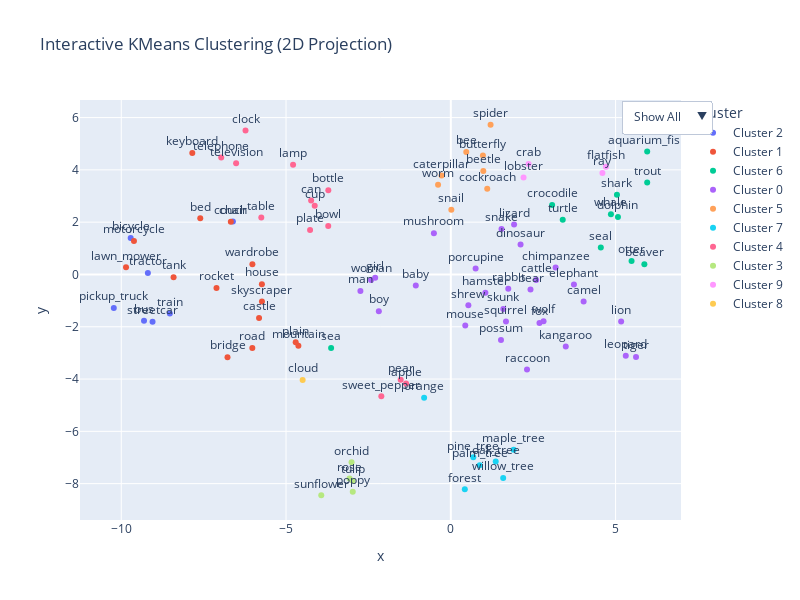

Notebook code for this chart:
### Code cell
# Default

default_path = "/Users/jdieguez/Documents/master/TFM/code/TFM-SemFew/Model/semantic/cifar100_semantic_clip_gpt.pth"
semantic = torch.load(default_path, map_location=DEVICE)['semantic_feature']
semantic = {k: v.float() for k, v in semantic.items()}

study_semantics(semantic, "Default")

### Figure 1 — Plotly figure (JSON) as saved in the notebook; plotly's stock layout.template omitted (floating-point values rounded to 4 significant figures)
{"data": [{"customdata": [["train", "Cluster 2"], ["bus", "Cluster 2"], ["chair", "Cluster 2"], ["streetcar", "Cluster 2"], ["bicycle", "Cluster 2"], ["pickup_truck", "Cluster 2"], ["tractor", "Cluster 2"]], "hovertemplate": "Cluster=%{customdata[1]}<br>Class=%{customdata[0]}<extra></extra>", "legendgroup": "Cluster 2", "marker": {"color": "#636efa", "symbol": "circle"}, "mode": "markers+text", "name": "Cluster 2", "orientation": "v", "showlegend": true, "text": ["train", "bus", "chair", "streetcar", "bicycle", "pickup_truck", "tractor"], "textposition": "top center", "type": "scatter", "x": [-8.526, -9.309, -6.612, -9.05, -9.714, -10.23, -9.192], "xaxis": "x", "y": [-1.497, -1.771, 2.027, -1.809, 1.395, -1.287, 0.05421], "yaxis": "y"}, {"customdata": [["skyscraper", "Cluster 1"], ["castle", "Cluster 1"], ["keyboard", "Cluster 1"], ["tank", "Cluster 1"], ["road", "Cluster 1"], ["couch", "Cluster 1"], ["lawn_mower", "Cluster 1"], ["bridge", "Cluster 1"], ["mountain", "Cluster 1"], ["house", "Cluster 1"], ["bed", "Cluster 1"], ["plain", "Cluster 1"], ["rocket", "Cluster 1"], ["wardrobe", "Cluster 1"], ["motorcycle", "Cluster 1"]], "hovertemplate": "Cluster=%{customdata[1]}<br>Class=%{customdata[0]}<extra></extra>", "legendgroup": "Cluster 1", "marker": {"color": "#EF553B", "symbol": "circle"}, "mode": "markers+text", "name": "Cluster 1", "orientation": "v", "showlegend": true, "text": ["skyscraper", "castle", "keyboard", "tank", "road", "couch", "lawn_mower", "bridge", "mountain", "house", "bed", "plain", "rocket", "wardrobe", "motorcycle"], "textposition": "top center", "type": "scatter", "x": [-5.73, -5.818, -7.844, -8.412, -6.022, -6.675, -9.855, -6.776, -4.625, -5.732, -7.603, -4.707, -7.11, -6.02, -9.614], "xaxis": "x", "y": [-1.034, -1.663, 4.647, -0.1021, -2.808, 2.012, 0.2751, -3.166, -2.724, -0.3711, 2.147, -2.594, -0.5165, 0.3917, 1.283], "yaxis": "y"}, {"customdata": [["turtle", "Cluster 6"], ["seal", "Cluster 6"], ["dolphin", "Cluster 6"], ["trout", "Cluster 6"], ["whale", "Cluster 6"], ["otter", "Cluster 6"], ["crocodile", "Cluster 6"], ["shark", "Cluster 6"], ["beaver", "Cluster 6"], ["sea", "Cluster 6"], ["aquarium_fish", "Cluster 6"]], "hovertemplate": "Cluster=%{customdata[1]}<br>Class=%{customdata[0]}<extra></extra>", "legendgroup": "Cluster 6", "marker": {"color": "#00cc96", "symbol": "circle"}, "mode": "markers+text", "name": "Cluster 6", "orientation": "v", "showlegend": true, "text": ["turtle", "seal", "dolphin", "trout", "whale", "otter", "crocodile", "shark", "beaver", "sea", "aquarium_fish"], "textposition": "top center", "type": "scatter", "x": [3.396, 4.551, 5.072, 5.959, 4.858, 5.485, 3.074, 5.041, 5.873, -3.632, 5.959], "xaxis": "x", "y": [2.092, 1.034, 2.197, 3.52, 2.303, 0.5142, 2.652, 3.046, 0.3932, -2.814, 4.699], "yaxis": "y"}, {"customdata": [["raccoon", "Cluster 0"], ["girl", "Cluster 0"], ["elephant", "Cluster 0"], ["mushroom", "Cluster 0"], ["possum", "Cluster 0"], ["squirrel", "Cluster 0"], ["wolf", "Cluster 0"], ["mouse", "Cluster 0"], ["boy", "Cluster 0"], ["shrew", "Cluster 0"], ["tiger", "Cluster 0"], ["lion", "Cluster 0"], ["bear", "Cluster 0"], ["porcupine", "Cluster 0"], ["hamster", "Cluster 0"], ["snake", "Cluster 0"], ["skunk", "Cluster 0"], ["lizard", "Cluster 0"], ["kangaroo", "Cluster 0"], ["dinosaur", "Cluster 0"], ["rabbit", "Cluster 0"], ["baby", "Cluster 0"], ["chimpanzee", "Cluster 0"], ["fox", "Cluster 0"], ["leopard", "Cluster 0"], ["man", "Cluster 0"], ["woman", "Cluster 0"], ["camel", "Cluster 0"], ["cattle", "Cluster 0"]], "hovertemplate": "Cluster=%{customdata[1]}<br>Class=%{customdata[0]}<extra></extra>", "legendgroup": "Cluster 0", "marker": {"color": "#ab63fa", "symbol": "circle"}, "mode": "markers+text", "name": "Cluster 0", "orientation": "v", "showlegend": true, "text": ["raccoon", "girl", "elephant", "mushroom", "possum", "squirrel", "wolf", "mouse", "boy", "shrew", "tiger", "lion", "bear", "porcupine", "hamster", "snake", "skunk", "lizard", "kangaroo", "dinosaur", "rabbit", "baby", "chimpanzee", "fox", "leopard", "man", "woman", "camel", "cattle"], "textposition": "top center", "type": "scatter", "x": [2.312, -2.295, 3.736, -0.513, 1.523, 1.674, 2.815, 0.4387, -2.184, 0.5328, 5.62, 5.169, 2.418, 0.7525, 1.05, 1.539, 1.593, 1.92, 3.489, 2.117, 1.743, -1.063, 3.18, 2.69, 5.309, -2.743, -2.42, 4.03, 2.59], "xaxis": "x", "y": [-3.634, -0.1286, -0.3865, 1.58, -2.505, -1.801, -1.789, -1.947, -1.405, -1.178, -3.154, -1.802, -0.5762, 0.2302, -0.6977, 1.739, -1.32, 1.915, -2.76, 1.145, -0.5483, -0.4206, 0.2643, -1.852, -3.112, -0.6355, -0.2133, -1.038, -0.2148], "yaxis": "y"}, {"customdata": [["spider", "Cluster 5"], ["caterpillar", "Cluster 5"], ["cockroach", "Cluster 5"], ["bee", "Cluster 5"], ["snail", "Cluster 5"], ["worm", "Cluster 5"], ["butterfly", "Cluster 5"], ["beetle", "Cluster 5"]], "hovertemplate": "Cluster=%{customdata[1]}<br>Class=%{customdata[0]}<extra></extra>", "legendgroup": "Cluster 5", "marker": {"color": "#FFA15A", "symbol": "circle"}, "mode": "markers+text", "name": "Cluster 5", "orientation": "v", "showlegend": true, "text": ["spider", "caterpillar", "cockroach", "bee", "snail", "worm", "butterfly", "beetle"], "textposition": "top center", "type": "scatter", "x": [1.207, -0.2804, 1.105, 0.4693, 0.01611, -0.3868, 0.9745, 0.9858], "xaxis": "x", "y": [5.726, 3.789, 3.278, 4.679, 2.479, 3.43, 4.553, 3.952], "yaxis": "y"}, {"customdata": [["orange", "Cluster 7"], ["forest", "Cluster 7"], ["pine_tree", "Cluster 7"], ["oak_tree", "Cluster 7"], ["willow_tree", "Cluster 7"], ["palm_tree", "Cluster 7"], ["maple_tree", "Cluster 7"]], "hovertemplate": "Cluster=%{customdata[1]}<br>Class=%{customdata[0]}<extra></extra>", "legendgroup": "Cluster 7", "marker": {"color": "#19d3f3", "symbol": "circle"}, "mode": "markers+text", "name": "Cluster 7", "orientation": "v", "showlegend": true, "text": ["orange", "forest", "pine_tree", "oak_tree", "willow_tree", "palm_tree", "maple_tree"], "textposition": "top center", "type": "scatter", "x": [-0.8095, 0.425, 0.6827, 1.363, 1.589, 0.876, 1.907], "xaxis": "x", "y": [-4.716, -8.218, -6.995, -7.156, -7.78, -7.296, -6.703], "yaxis": "y"}, {"customdata": [["clock", "Cluster 4"], ["pear", "Cluster 4"], ["apple", "Cluster 4"], ["plate", "Cluster 4"], ["bowl", "Cluster 4"], ["can", "Cluster 4"], ["bottle", "Cluster 4"], ["cup", "Cluster 4"], ["sweet_pepper", "Cluster 4"], ["table", "Cluster 4"], ["telephone", "Cluster 4"], ["television", "Cluster 4"], ["lamp", "Cluster 4"]], "hovertemplate": "Cluster=%{customdata[1]}<br>Class=%{customdata[0]}<extra></extra>", "legendgroup": "Cluster 4", "marker": {"color": "#FF6692", "symbol": "circle"}, "mode": "markers+text", "name": "Cluster 4", "orientation": "v", "showlegend": true, "text": ["clock", "pear", "apple", "plate", "bowl", "can", "bottle", "cup", "sweet_pepper", "table", "telephone", "television", "lamp"], "textposition": "top center", "type": "scatter", "x": [-6.229, -1.521, -1.357, -4.27, -3.719, -4.239, -3.717, -4.13, -2.108, -5.751, -6.966, -6.515, -4.787], "xaxis": "x", "y": [5.51, -4.029, -4.175, 1.699, 1.857, 2.832, 3.224, 2.628, -4.658, 2.179, 4.477, 4.252, 4.2], "yaxis": "y"}, {"customdata": [["sunflower", "Cluster 3"], ["tulip", "Cluster 3"], ["orchid", "Cluster 3"], ["poppy", "Cluster 3"], ["rose", "Cluster 3"]], "hovertemplate": "Cluster=%{customdata[1]}<br>Class=%{customdata[0]}<extra></extra>", "legendgroup": "Cluster 3", "marker": {"color": "#B6E880", "symbol": "circle"}, "mode": "markers+text", "name": "Cluster 3", "orientation": "v", "showlegend": true, "text": ["sunflower", "tulip", "orchid", "poppy", "rose"], "textposition": "top center", "type": "scatter", "x": [-3.93, -2.979, -3.011, -2.975, -3.074], "xaxis": "x", "y": [-8.444, -7.89, -7.182, -8.314, -7.802], "yaxis": "y"}, {"customdata": [["lobster", "Cluster 9"], ["ray", "Cluster 9"], ["flatfish", "Cluster 9"], ["crab", "Cluster 9"]], "hovertemplate": "Cluster=%{customdata[1]}<br>Class=%{customdata[0]}<extra></extra>", "legendgroup": "Cluster 9", "marker": {"color": "#FF97FF", "symbol": "circle"}, "mode": "markers+text", "name": "Cluster 9", "orientation": "v", "showlegend": true, "text": ["lobster", "ray", "flatfish", "crab"], "textposition": "top center", "type": "scatter", "x": [2.207, 4.601, 4.707, 2.359], "xaxis": "x", "y": [3.706, 3.884, 4.122, 4.225], "yaxis": "y"}, {"customdata": [["cloud", "Cluster 8"]], "hovertemplate": "Cluster=%{customdata[1]}<br>Class=%{customdata[0]}<extra></extra>", "legendgroup": "Cluster 8", "marker": {"color": "#FECB52", "symbol": "circle"}, "mode": "markers+text", "name": "Cluster 8", "orientation": "v", "showlegend": true, "text": ["cloud"], "textposition": "top center", "type": "scatter", "x": [-4.496], "xaxis": "x", "y": [-4.032], "yaxis": "y"}], "layout": {"height": 600, "legend": {"title": {"text": "Cluster"}, "tracegroupgap": 0}, "title": {"text": "Interactive KMeans Clustering (2D Projection)"}, "updatemenus": [{"buttons": [{"args": [{"visible": [true, true, true, true, true, true, true, true, true, true, true, true, true, true, true, true, true, true, true, true, true, true, true, true, true, true, true, true, true, true, true, true, true, true, true, true, true, true, true, true, true, true, true, true, true, true, true, true, true, true, true, true, true, true, true, true, true, true, true, true, true, true, true, true, true, true, true, true, true, true, true, true, true, true, true, true, true, true, true, true, true, true, true, true, true, true, true, true, true, true, true, true, true, true, true, true, true, true, true, true]}, {"title": "All Clusters"}], "label": "Show All", "method": "update"}, {"args": [{"visible": [1, 0, 0, 0, 0, 0, 0, 0, 0, 0, 0, 0, 0, 0, 1, 0, 0, 0, 1, 0, 0, 0, 0, 0, 0, 0, 0, 0, 0, 0, 0, 1, 0, 0, 0, 0, 0, 0, 0, 0, 0, 0, 0, 0, 0, 0, 0, 0, 0, 0, 0, 0, 0, 0, 0, 0, 0, 0, 0, 0, 0, 0, 0, 0, 0, 1, 0, 0, 0, 0, 1, 0, 0, 0, 0, 0, 0, 0, 0, 0, 0, 0, 0, 0, 0, 0, 0, 0, 0, 0, 0, 0, 1, 0, 0, 0, 0, 0, 0, 0]}, {"title": "Cluster: Cluster 2"}], "label": "Cluster 2", "method": "update"}, {"args": [{"visible": [0, 1, 0, 0, 0, 0, 1, 1, 0, 0, 0, 0, 0, 0, 0, 0, 0, 0, 0, 1, 0, 0, 1, 0, 0, 0, 1, 0, 0, 0, 0, 0, 1, 0, 0, 0, 0, 0, 0, 0, 0, 0, 0, 0, 0, 0, 0, 1, 0, 0, 0, 0, 0, 0, 0, 0, 0, 0, 0, 0, 1, 1, 0, 0, 1, 0, 0, 0, 0, 0, 0, 1, 0, 1, 0, 0, 0, 0, 0, 1, 0, 0, 0, 0, 1, 0, 0, 0, 0, 0, 0, 0, 0, 0, 0, 0, 0, 0, 0, 0]}, {"title": "Cluster: Cluster 1"}], "label": "Cluster 1", "method": "update"}, {"args": [{"visible": [0, 0, 1, 0, 0, 0, 0, 0, 0, 0, 0, 1, 0, 0, 0, 0, 0, 0, 0, 0, 0, 0, 0, 0, 0, 0, 0, 0, 0, 0, 0, 0, 0, 0, 0, 1, 0, 0, 0, 0, 0, 0, 0, 0, 0, 1, 0, 0, 0, 0, 0, 0, 0, 0, 0, 0, 0, 0, 0, 0, 0, 0, 0, 0, 0, 0, 0, 0, 0, 0, 0, 0, 0, 0, 0, 0, 0, 0, 0, 0, 1, 0, 0, 1, 0, 0, 0, 1, 1, 0, 1, 0, 0, 0, 0, 0, 0, 1, 0, 1]}, {"title": "Cluster: Cluster 6"}], "label": "Cluster 6", "method": "update"}, {"args": [{"visible": [0, 0, 0, 1, 0, 0, 0, 0, 0, 0, 1, 0, 1, 0, 0, 1, 1, 1, 0, 0, 0, 1, 0, 1, 1, 1, 0, 0, 1, 0, 1, 0, 0, 0, 0, 0, 0, 1, 1, 0, 1, 0, 0, 0, 0, 0, 1, 0, 0, 1, 1, 0, 1, 0, 1, 1, 0, 0, 0, 0, 0, 0, 0, 1, 0, 0, 1, 1, 1, 1, 0, 0, 0, 0, 0, 0, 0, 0, 0, 0, 0, 1, 0, 0, 0, 0, 0, 0, 0, 0, 0, 0, 0, 0, 0, 1, 0, 0, 1, 0]}, {"title": "Cluster: Cluster 0"}], "label": "Cluster 0", "method": "update"}, {"args": [{"visible": [0, 0, 0, 0, 1, 0, 0, 0, 0, 0, 0, 0, 0, 0, 0, 0, 0, 0, 0, 0, 0, 0, 0, 0, 0, 0, 0, 0, 0, 1, 0, 0, 0, 0, 0, 0, 1, 0, 0, 1, 0, 0, 0, 0, 0, 0, 0, 0, 0, 0, 0, 0, 0, 0, 0, 0, 0, 0, 0, 0, 0, 0, 0, 0, 0, 0, 0, 0, 0, 0, 0, 0, 0, 0, 0, 1, 0, 0, 0, 0, 0, 0, 1, 0, 0, 0, 0, 0, 0, 1, 0, 1, 0, 0, 0, 0, 0, 0, 0, 0]}, {"title": "Cluster: Cluster 5"}], "label": "Cluster 5", "method": "update"}, {"args": [{"visible": [0, 0, 0, 0, 0, 1, 0, 0, 0, 0, 0, 0, 0, 0, 0, 0, 0, 0, 0, 0, 0, 0, 0, 0, 0, 0, 0, 0, 0, 0, 0, 0, 0, 0, 1, 0, 0, 0, 0, 0, 0, 0, 0, 0, 0, 0, 0, 0, 1, 0, 0, 0, 0, 1, 0, 0, 0, 1, 0, 1, 0, 0, 0, 0, 0, 0, 0, 0, 0, 0, 0, 0, 0, 0, 0, 0, 0, 0, 0, 0, 0, 0, 0, 0, 0, 0, 0, 0, 0, 0, 0, 0, 0, 0, 1, 0, 0, 0, 0, 0]}, {"title": "Cluster: Cluster 7"}], "label": "Cluster 7", "method": "update"}, {"args": [{"visible": [0, 0, 0, 0, 0, 0, 0, 0, 1, 1, 0, 0, 0, 1, 0, 0, 0, 0, 0, 0, 1, 0, 0, 0, 0, 0, 0, 0, 0, 0, 0, 0, 0, 0, 0, 0, 0, 0, 0, 0, 0, 0, 1, 1, 1, 0, 0, 0, 0, 0, 0, 1, 0, 0, 0, 0, 0, 0, 0, 0, 0, 0, 0, 0, 0, 0, 0, 0, 0, 0, 0, 0, 0, 0, 0, 0, 1, 1, 1, 0, 0, 0, 0, 0, 0, 1, 1, 0, 0, 0, 0, 0, 0, 0, 0, 0, 0, 0, 0, 0]}, {"title": "Cluster: Cluster 4"}], "label": "Cluster 4", "method": "update"}, {"args": [{"visible": [0, 0, 0, 0, 0, 0, 0, 0, 0, 0, 0, 0, 0, 0, 0, 0, 0, 0, 0, 0, 0, 0, 0, 0, 0, 0, 0, 1, 0, 0, 0, 0, 0, 1, 0, 0, 0, 0, 0, 0, 0, 0, 0, 0, 0, 0, 0, 0, 0, 0, 0, 0, 0, 0, 0, 0, 1, 0, 0, 0, 0, 0, 0, 0, 0, 0, 0, 0, 0, 0, 0, 0, 1, 0, 1, 0, 0, 0, 0, 0, 0, 0, 0, 0, 0, 0, 0, 0, 0, 0, 0, 0, 0, 0, 0, 0, 0, 0, 0, 0]}, {"title": "Cluster: Cluster 3"}], "label": "Cluster 3", "method": "update"}, {"args": [{"visible": [0, 0, 0, 0, 0, 0, 0, 0, 0, 0, 0, 0, 0, 0, 0, 0, 0, 0, 0, 0, 0, 0, 0, 0, 0, 0, 0, 0, 0, 0, 0, 0, 0, 0, 0, 0, 0, 0, 0, 0, 0, 1, 0, 0, 0, 0, 0, 0, 0, 0, 0, 0, 0, 0, 0, 0, 0, 0, 1, 0, 0, 0, 0, 0, 0, 0, 0, 0, 0, 0, 0, 0, 0, 0, 0, 0, 0, 0, 0, 0, 0, 0, 0, 0, 0, 0, 0, 0, 0, 0, 0, 0, 0, 1, 0, 0, 1, 0, 0, 0]}, {"title": "Cluster: Cluster 9"}], "label": "Cluster 9", "method": "update"}, {"args": [{"visible": [0, 0, 0, 0, 0, 0, 0, 0, 0, 0, 0, 0, 0, 0, 0, 0, 0, 0, 0, 0, 0, 0, 0, 0, 0, 0, 0, 0, 0, 0, 0, 0, 0, 0, 0, 0, 0, 0, 0, 0, 0, 0, 0, 0, 0, 0, 0, 0, 0, 0, 0, 0, 0, 0, 0, 0, 0, 0, 0, 0, 0, 0, 1, 0, 0, 0, 0, 0, 0, 0, 0, 0, 0, 0, 0, 0, 0, 0, 0, 0, 0, 0, 0, 0, 0, 0, 0, 0, 0, 0, 0, 0, 0, 0, 0, 0, 0, 0, 0, 0]}, {"title": "Cluster: Cluster 8"}], "label": "Cluster 8", "method": "update"}], "type": "dropdown", "x": 1.05, "y": 1}], "width": 800, "xaxis": {"anchor": "y", "domain": [0, 1], "title": {"text": "x"}}, "yaxis": {"anchor": "x", "domain": [0, 1], "title": {"text": "y"}}}}
